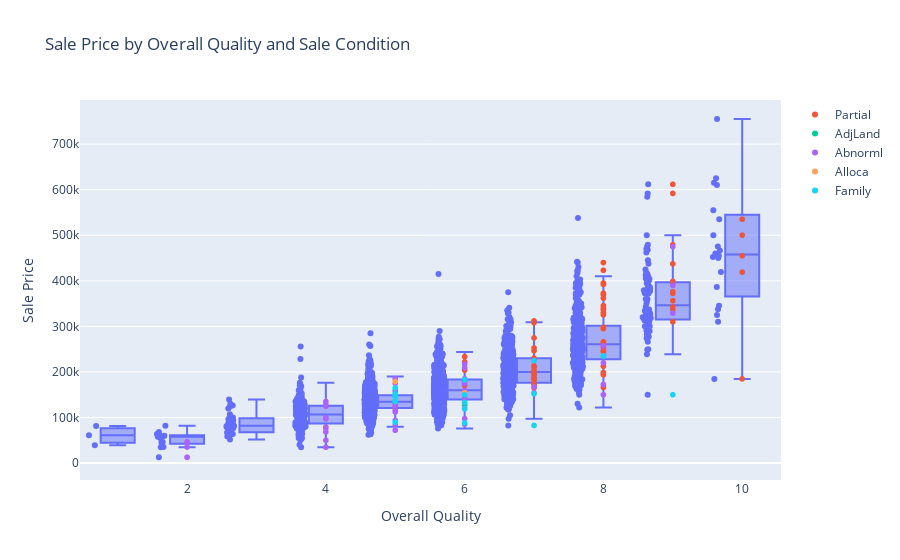

Notebook source saved alongside this figure:
### Code cell
fig = px.box(housing, x='OverallQual', y='SalePrice', points="all",
             title='Sale Price by Overall Quality and Sale Condition',
             labels={'OverallQual': 'Overall Quality', 'SalePrice': 'Sale Price'})
fig_scatter = px.scatter(housing, x='OverallQual', y='SalePrice', color='SaleCondition')
fig.add_trace(fig_scatter.data[1])
fig.add_trace(fig_scatter.data[2])
fig.add_trace(fig_scatter.data[3])
fig.add_trace(fig_scatter.data[4])
fig.add_trace(fig_scatter.data[5])
fig.show()

### Figure 1 — Plotly figure (JSON) as saved in the notebook; plotly's stock layout.template omitted (floating-point values rounded to 4 significant figures; data arrays with more than 128 entries replaced by an {"elided": "..."} marker saying what was removed)
{"data": [{"alignmentgroup": "True", "boxpoints": "all", "hovertemplate": "Overall Quality=%{x}<br>Sale Price=%{y}<extra></extra>", "legendgroup": "", "marker": {"color": "#636efa"}, "name": "", "notched": false, "offsetgroup": "", "orientation": "v", "showlegend": false, "type": "box", "x": {"elided": "2580 int values"}, "x0": " ", "xaxis": "x", "y": {"elided": "2580 int values"}, "y0": " ", "yaxis": "y"}, {"hovertemplate": "SaleCondition=Partial<br>OverallQual=%{x}<br>SalePrice=%{y}<extra></extra>", "legendgroup": "Partial", "marker": {"color": "#EF553B", "symbol": "circle"}, "mode": "markers", "name": "Partial", "showlegend": true, "type": "scattergl", "x": [7, 7, 5, 7, 7, 8, 8, 8, 6, 7, 8, 7, 6, 7, 10, 7, 7, 8, 7, 8, 8, 8, 7, 8, 8, 9, 6, 8, 10, 9, 7, 7, 6, 6, 7, 10, 8, 9, 8, 8, 8, 10, 9, 8, 8, 9, 9, 9, 7, 8, 8, 9, 8, 6, 8, 10, 7, 7, 7, 7, 7, 7, 9, 7, 8, 9, 7, 8, 8, 9, 8, 6, 7, 8, 7, 9, 8, 6, 8, 7, 8, 7], "xaxis": "x", "y": [187687, 203000, 115000, 168165, 173500, 325300, 193800, 395000, 222000, 210400, 392500, 274725, 156932, 227875, 500067, 311872, 185101, 423000, 164990, 294900, 345474, 261329, 202665, 361919, 372500, 479069, 233555, 244600, 184750, 336860, 182000, 194000, 204000, 158000, 172500, 535000, 235128, 398800, 255000, 212700, 339750, 419005, 437154, 369900, 253293, 394432, 376162, 611657, 213133, 297900, 266000, 591587, 392000, 170440, 246500, 455000, 230348, 246578, 194000, 309000, 308030, 185485, 356383, 199900, 258000, 342643, 252678, 198600, 260116, 310090, 329900, 142500, 187750, 440000, 203160, 372397, 394617, 208300, 336820, 224243, 166000, 197000], "yaxis": "y"}, {"hovertemplate": "SaleCondition=AdjLand<br>OverallQual=%{x}<br>SalePrice=%{y}<extra></extra>", "legendgroup": "AdjLand", "marker": {"color": "#00cc96", "symbol": "circle"}, "mode": "markers", "name": "AdjLand", "showlegend": true, "type": "scattergl", "x": [5, 6], "xaxis": "x", "y": [150000, 127500], "yaxis": "y"}, {"hovertemplate": "SaleCondition=Abnorml<br>OverallQual=%{x}<br>SalePrice=%{y}<extra></extra>", "legendgroup": "Abnorml", "marker": {"color": "#ab63fa", "symbol": "circle"}, "mode": "markers", "name": "Abnorml", "showlegend": true, "type": "scattergl", "x": [6, 9, 8, 9, 8, 5, 6, 5, 4, 6, 5, 6, 5, 5, 5, 6, 7, 5, 6, 6, 5, 4, 5, 6, 2, 4, 5, 5, 9, 4, 6, 5, 5, 5, 4, 6, 4, 6, 5, 4, 8, 2, 5, 5, 5, 4, 5, 5, 5, 7, 5, 6, 6, 5, 5, 2, 4, 4, 6, 8, 5], "xaxis": "x", "y": [178000, 390000, 172500, 475000, 220000, 115000, 134000, 119900, 50000, 97500, 115000, 209000, 93500, 164500, 155891, 120000, 167000, 130000, 180000, 217000, 118500, 97000, 119000, 174000, 12789, 76500, 115000, 142500, 328900, 128500, 156000, 124000, 185000, 131000, 34900, 175000, 125000, 142500, 149900, 135000, 257000, 35311, 145000, 175000, 132000, 68400, 159434, 123000, 125000, 154000, 72000, 185000, 85400, 112000, 146000, 46500, 99500, 79000, 158900, 150000, 84900], "yaxis": "y"}, {"hovertemplate": "SaleCondition=Alloca<br>OverallQual=%{x}<br>SalePrice=%{y}<extra></extra>", "legendgroup": "Alloca", "marker": {"color": "#FFA15A", "symbol": "circle"}, "mode": "markers", "name": "Alloca", "showlegend": true, "type": "scattergl", "x": [5, 5, 6, 5], "xaxis": "x", "y": [179000, 150909, 154204, 142953], "yaxis": "y"}, {"hovertemplate": "SaleCondition=Family<br>OverallQual=%{x}<br>SalePrice=%{y}<extra></extra>", "legendgroup": "Family", "marker": {"color": "#19d3f3", "symbol": "circle"}, "mode": "markers", "name": "Family", "showlegend": true, "type": "scattergl", "x": [6, 5, 7, 8, 7, 9, 5, 6, 5, 6, 5, 5, 5, 6, 6, 7, 5], "xaxis": "x", "y": [88000, 145000, 82500, 235000, 225000, 150000, 152000, 183000, 90000, 150000, 135000, 144800, 165000, 119000, 133000, 152000, 149000], "yaxis": "y"}], "layout": {"boxmode": "group", "legend": {"tracegroupgap": 0}, "title": {"text": "Sale Price by Overall Quality and Sale Condition"}, "xaxis": {"anchor": "y", "domain": [0, 1], "title": {"text": "Overall Quality"}}, "yaxis": {"anchor": "x", "domain": [0, 1], "title": {"text": "Sale Price"}}}}
